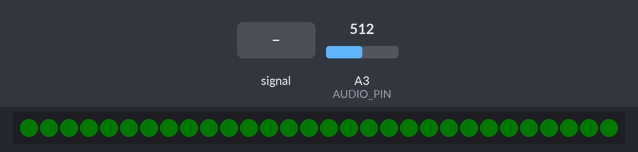
Recording of a sketch running on a simulated Arduino Uno, built with avr-gcc and run on an emulated ATmega328P. On the bench: 30 RGB LEDs in strip order, left to right. The inputs (shaded band) are chosen by the test bench; at power-on: A3 (AUDIO_PIN) = 512. Dim RGB values are drawn brighter than linear.

Above: at 1.2 s.
1.3 s: A3 (AUDIO_PIN) fed a 2 Hz sine of ±306 counts around its level
At 2.15 s:
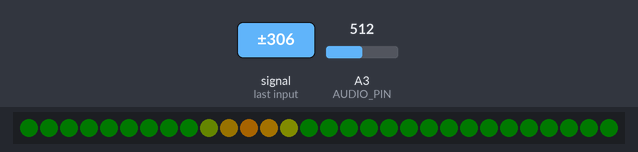
4.1 s: A3 (AUDIO_PIN) set to 306
At 4.4 s:
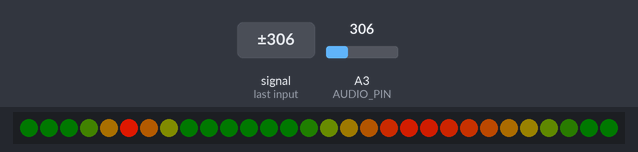
6.5 s: A3 (AUDIO_PIN) set to 1010
At 8.2 s:
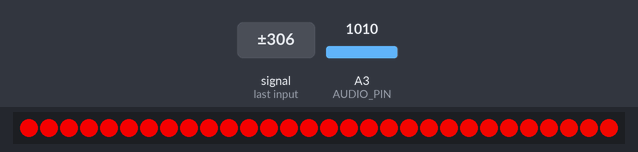
9.0 s: A3 (AUDIO_PIN) set to 122
At 9.55 s:
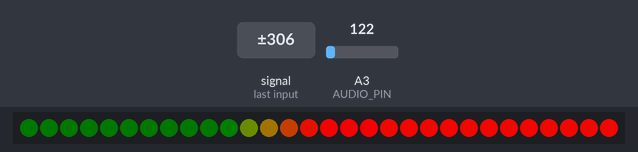
11.2 s: A3 (AUDIO_PIN) set to 306
At 11.48 s:
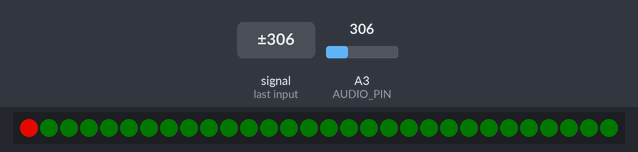
13.7 s: A3 (AUDIO_PIN) fed a 50 Hz sine of ±306 counts around its level
At 14.76 s:
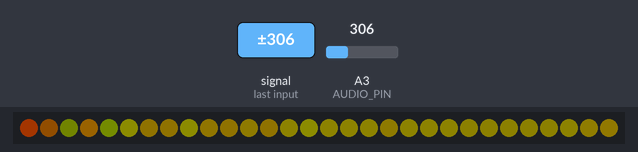
Timing chart, 0 to 16.7 s (numbered marks = the images above; inputs shaded):
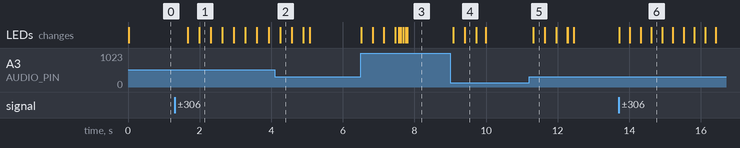

Measured:
- after the input at 1.3 s, the LEDs: first change after 0.37 s (image 1 shows a later state)
- after the input at 6.5 s, the LEDs: first change at once (image 3 shows a later state)
- after the input at 9.0 s, the LEDs: first change after 0.08 s (image 4 shows a later state)
- after the input at 11.2 s, the LEDs: change after 0.12 s (image 5)
- after the input at 13.7 s, the LEDs: first change at once (image 6 shows a later state)

The sketch:

codev2.ino
```cpp
#include <FastLED.h>

#define LED_PIN     3
#define NUM_LEDS    30
#define AUDIO_PIN   A3
#define LED_TYPE    WS2812B
#define FPS         200
#define SAMPLES     150

CRGB leds[NUM_LEDS];

// Audio
float smoothedAudio = 0;
float lastAudio = 0;
float energy = 0;

// Trail
float ledValues[NUM_LEDS];   // intensity 0-1
float currentHue[NUM_LEDS];  // hue per LED

// Rolling calibration
float dynamicMin = 1023;
float dynamicMax = 0;
const float CALIB_ATTACK = 0.01;
const float CALIB_RELEASE = 0.002;

// Color stops green->yellow->red
uint8_t colorStops[3] = {96, 64, 16}; // green → yellow → red

// Sensitivity factor
float SENSITIVITY = 1.6;

// How fast hue fades toward green along the trail
float TRAIL_FADE = 0.002;

// Audio smoothing factor (higher = smoother, 0–1)
float AUDIO_SMOOTH = 0.65;

// Trail smoothing factor (higher = smoother, 0–1)
float TRAIL_SMOOTH = 0.18;  // increased from 0.42 for smoother trail

void setup() {
  Serial.begin(115200);
  FastLED.addLeds<LED_TYPE, LED_PIN, GRB>(leds, NUM_LEDS);
  FastLED.setBrightness(220);
  FastLED.clear();
  FastLED.show();

  for (int i = 0; i < NUM_LEDS; i++) {
    ledValues[i] = 0;
    currentHue[i] = 96; // start green
  }
}

void loop() {
  static unsigned long lastFrame = 0;
  if (millis() - lastFrame < 1000 / FPS) return;
  lastFrame = millis();

  // -------- Read audio ----------
  float sum = 0;
  for (int i = 0; i < SAMPLES; i++) sum += analogRead(AUDIO_PIN);
  float sample = sum / SAMPLES;

  // -------- Rolling Calibration ----------
  if (sample > dynamicMax) dynamicMax += (sample - dynamicMax) * CALIB_ATTACK;
  else dynamicMax -= (dynamicMax - sample) * CALIB_RELEASE;

  if (sample < dynamicMin) dynamicMin += (sample - dynamicMin) * CALIB_ATTACK;
  else dynamicMin -= (dynamicMin - sample) * CALIB_RELEASE;

  if (dynamicMax - dynamicMin < 50) dynamicMax = dynamicMin + 50;

  // -------- Normalize & sensitivity with audio smoothing ----------
  smoothedAudio = smoothedAudio * AUDIO_SMOOTH + sample * (1.0 - AUDIO_SMOOTH);
  float normalized = constrain((smoothedAudio - dynamicMin) / (dynamicMax - dynamicMin), 0.0, 1.0);
  normalized = pow(normalized, 1.0 / SENSITIVITY);

  // -------- Energy detection ----------
  energy = abs(normalized - lastAudio);
  lastAudio = normalized;

  // -------- Spike intensity for red --------
  float spike = 0;
  if (energy > 0.004) {
    spike = constrain((energy - 0.03) * 15.0, 0.0, 1.0);
  }

  float visual = max(normalized, spike);
  visual = constrain(visual, 0.05, 1.0);

  // -------- Shift trail down with smooth fading ----------
  for (int i = NUM_LEDS - 1; i > 0; i--) {
    // Smoothly blend previous LED into current
    ledValues[i] = ledValues[i] * TRAIL_SMOOTH + ledValues[i - 1] * (1.0 - TRAIL_SMOOTH);
    // Smooth hue toward green along trail
    currentHue[i] = currentHue[i] + (currentHue[i - 1] - currentHue[i]) * (1.0 - TRAIL_SMOOTH);
    currentHue[i] = currentHue[i] + (48 - currentHue[i]) * TRAIL_FADE;
  }

  // -------- Head LED --------
  ledValues[0] = visual;

  // Map visual intensity to color stops: green -> yellow -> orange -> red
  uint8_t headHue;
  if (visual < 0.33) {          // green -> yellow
      float f = visual / 0.33;
      headHue = colorStops[0] * (1 - f) + colorStops[1] * f;
  } else if (visual < 0.37) {   // yellow -> orange
      float f = (visual - 0.33) / 0.33;
      headHue = colorStops[1] * (1 - f) + 32 * f;  // 32 = orange hue
  } else {                       // orange -> red
      float f = (visual - 0.33) / 0.34;
      headHue = 32 * (1 - f) + colorStops[2] * f; // colorStops[2] = red
  }

  currentHue[0] = headHue;

  // -------- Output LEDs ----------
  for (int i = 0; i < NUM_LEDS; i++) {
    uint8_t brightness = constrain(ledValues[i] * 255, 25, 255);
    leds[i] = CHSV(currentHue[i], 255, brightness);
  }

  FastLED.show();
}
```
